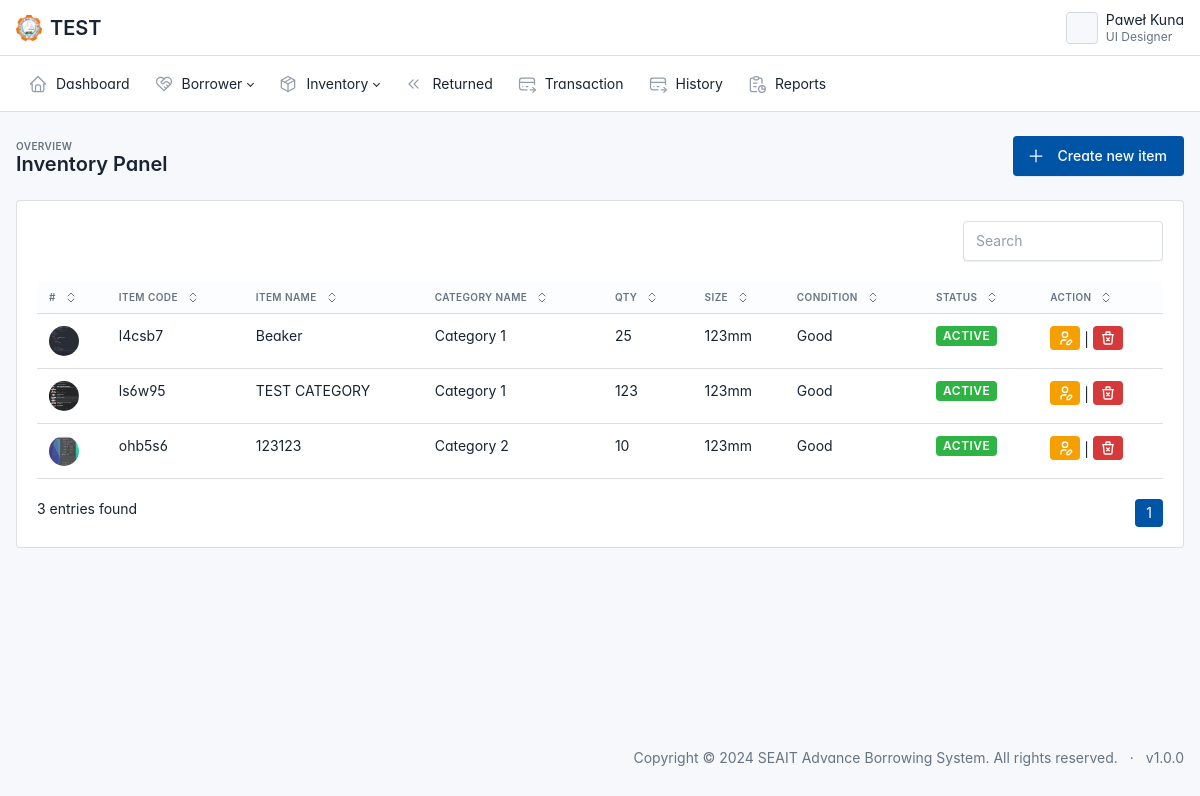
/admin/items.php (signed in), run on an earlier commit of the app's database.
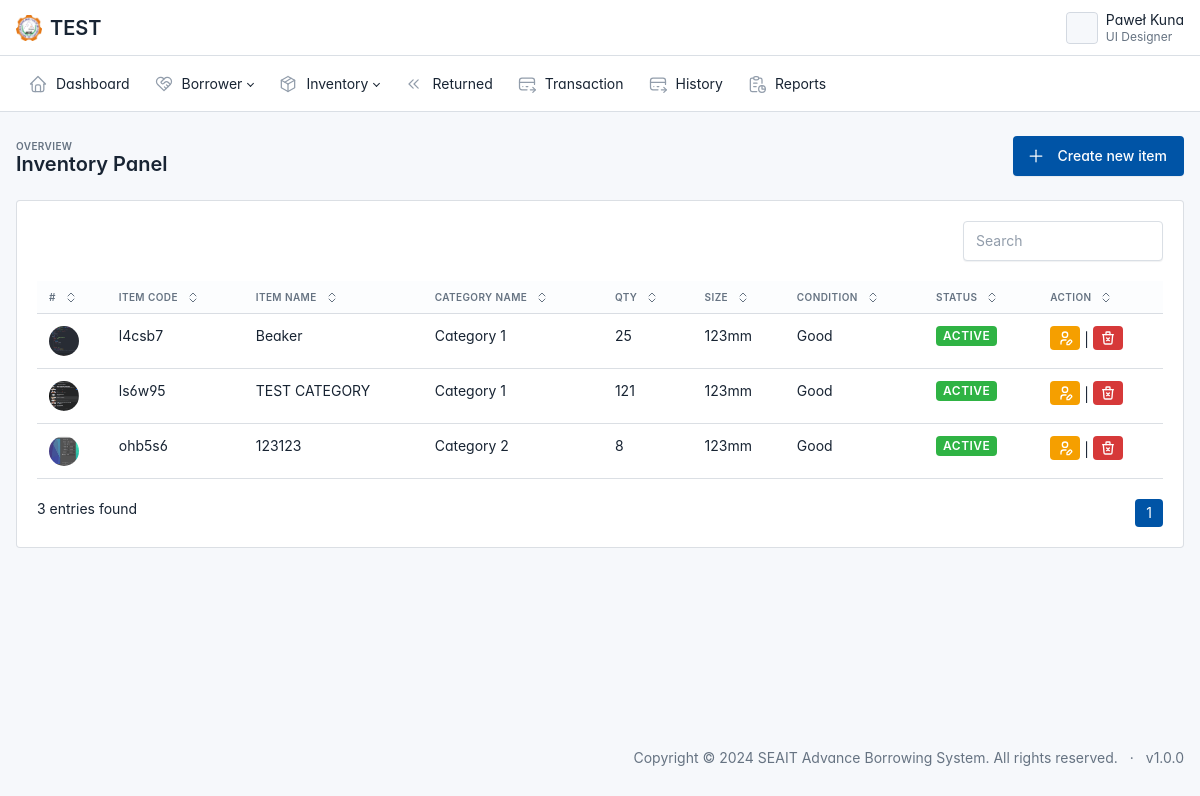
And on a later commit of the database.
### tables this page shows
CREATE TABLE IF NOT EXISTS `tbl_item` (
  `item_code` varchar(100) NOT NULL,
  `item_name` varchar(100) NOT NULL,
  `category_id` int NOT NULL,
  `size_id` int NOT NULL,
  `quantity` int NOT NULL,
  `item_condition` varchar(100) NOT NULL,
  `status` int NOT NULL,
  `description` varchar(100) NOT NULL,
  `img_path` varchar(100) NOT NULL,
  `date_created` datetime NOT NULL DEFAULT CURRENT_TIMESTAMP,
  PRIMARY KEY (`item_code`),
  KEY `fk_category_id` (`category_id`),
  KEY `fk_size_id` (`size_id`)
);

CREATE TABLE IF NOT EXISTS `tbl_category` (
  `category_id` int NOT NULL AUTO_INCREMENT,
  `category_name` varchar(100) NOT NULL,
  `status` int NOT NULL DEFAULT '1',
  PRIMARY KEY (`category_id`)
);

CREATE TABLE IF NOT EXISTS `tbl_size` (
  `size_id` int NOT NULL AUTO_INCREMENT,
  `size_description` varchar(100) NOT NULL,
  PRIMARY KEY (`size_id`)
);

### admin/items.php (the view, shortened to what the changed rows need)
<?php include '../connection.php';
?>
<!doctype html>
<html lang="en">
<?php include '../components/head.php' ?>
<body class=" layout-fluid">
  <div class="page">
    <?php include '../components/navbar.php' ?>
    <div class="page-wrapper">
      <div class="page-header d-print-none">
        <div class="container-xl">
          <div class="row g-2 align-items-center">
            <div class="col">
              <h2 class="page-title">
                Inventory Panel
              </h2>
            </div>
          </div>
        </div>
      </div>
      <div class="page-body">
        <div class="container-xl">
          <div class="card">
            <div class="card-body">
              <div id="listjs">
                <br>
                <div id="table-default" class="table-responsive">
                  <table class="table" id="tables">
                    <thead>
                      <tr>
                        <th>
                          <button class="table-sort" data-sort="sort-id">
                            #
                          </button>
                        </th>
                        <th>
                          <button class="table-sort" data-sort="sort-inventory">
                            Item Code
                          </button>
                        </th>
                        <th>
                          <button class="table-sort" data-sort="sort-status">
                            Item Name
                          </button>
                        </th>
                        <th>
                          <button class="table-sort" data-sort="sort-status">
                            Category Name
                          </button>
                        </th>
                        <th>
                          <button class="table-sort" data-sort="sort-status">
                            Qty
                          </button>
                        </th>
                        <th>
                          <button class="table-sort" data-sort="sort-status">
                            Size
                          </button>
                        </th>
                        <th>
                          <button class="table-sort" data-sort="sort-status">
                            Condition
                          </button>
                        </th>
                        <th>
                          <button class="table-sort" data-sort="sort-status">
                            Status
                          </button>
                        </th>
                        <th>
                          <button class="table-sort">
                            Action
                          </button>
                        </th>
                      </tr>
                    </thead>
                    <tbody class="table-tbody">
                      <?php
                      $sql = "SELECT
                      a.item_code,
                      a.item_name,
                      b.category_name,
                      a.quantity,
                      c.size_description,
                      a.item_condition,
                      a.status,
                      a.img_path
                  FROM
                      tbl_item a
                  LEFT JOIN tbl_category b ON
                      a.category_id = b.category_id AND b.status = 1
                  LEFT JOIN tbl_size c ON
                      a.size_id = c.size_id
                  ORDER BY
                      a.item_code ASC";
                      $rs = $conn->query($sql);
                      foreach ($rs as $row) { ?>
                        <tr>
                          <td><img src="../static/item/<?php echo $row['img_path'] ?>" class="rounded-circle" style="width:30px;height:30px;"></td>
                          <td class="sort-id"><?php echo $row['item_code'] ?></td>
                          <td class="sort-inventory text-capitalize"><?php echo $row['item_name'] ?></td>
                          <td class="sort-inventory text-capitalize"><?php echo $row['category_name'] ?></td>
                          <td class="sort-inventory"><?php echo $row['quantity'] ?></td>
                          <td class="sort-inventory"><?php echo $row['size_description'] ?></td>
                          <td class="sort-inventory"><?php echo $row['item_condition'] ?></td>
                          <td class="sort-status">
                            <?php
                            if ($row['status'] == 1) {
                              echo '<span class="badge badge-sm bg-green text-uppercase ms-auto text-white">Active</span>';
                            } else if ($row['status'] == 2) {
                              echo '<span class="badge badge-sm bg-red text-uppercase ms-auto text-white">Inactive</span>';
                            }
                            ?>
                          </td>
                          <td>
                            <a href="#" class="badge bg-yellow edit">
                            </a> |
                            <a href="#" class="badge bg-red delete">
                            </a>
                          </td>
                        </tr>
                      <?php } ?>
                    </tbody>
                  </table>
                  <br>
                </div>
              </div>
            </div>
          </div>
        </div>
      </div>
    </div>
  </div>
</body>
</html>

What changed in the data, as far as the page shows it:
changed tbl_item "ls6w95": quantity "123" → "121"
changed tbl_item "ohb5s6": quantity "10" → "8"
